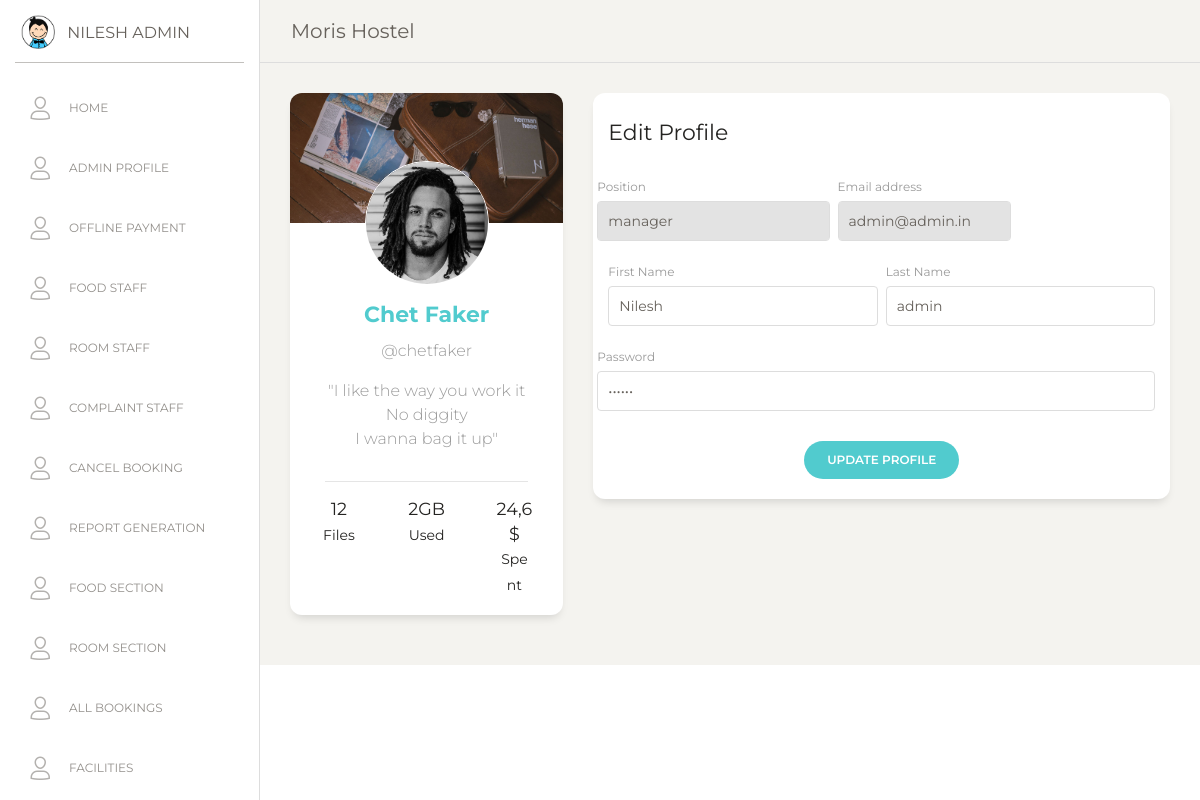
The page /staff/admin.php (signed in) on the database its author committed.
### tables this page shows
CREATE TABLE `staffs` (
  `s_id` bigint unsigned NOT NULL AUTO_INCREMENT,
  `s_f_name` varchar(255) DEFAULT NULL,
  `s_l_name` varchar(255) DEFAULT NULL,
  `s_e_mail` varchar(255) NOT NULL,
  `s_status` char(1) NOT NULL,
  `s_type_id` bigint unsigned NOT NULL,
  `s_password` varchar(255) NOT NULL,
  `s_created_at` timestamp NULL DEFAULT NULL,
  PRIMARY KEY (`s_id`),
  UNIQUE KEY `users_email_unique` (`s_e_mail`),
  KEY `s_type_id` (`s_type_id`),
  CONSTRAINT `staffs_ibfk_1` FOREIGN KEY (`s_type_id`) REFERENCES `staff_type` (`s_type_id`)
);

CREATE TABLE `staff_type` (
  `s_type_id` bigint unsigned NOT NULL AUTO_INCREMENT,
  `s_type_name` varchar(255) DEFAULT NULL,
  PRIMARY KEY (`s_type_id`)
);

### staff/admin.php (the view, shortened to what this page needs)
<?php
include '../connection.php';
?>
<!DOCTYPE html>
<html lang="en">
<head>
    <link href="https://maxcdn.bootstrapcdn.com/font-awesome/latest/css/font-awesome.min.css" rel="stylesheet">
    <link href="../assets/css/bootstrap.min.css" rel="stylesheet" />
    <link href="../assets/css/paper-dashboard.css?v=2.0.1" rel="stylesheet" />
    <link href="../assets/demo/demo.css" rel="stylesheet" />
</head>
<body class="">
    <div class="wrapper ">
        <?php include_once '../partials/sidebar.php' ?>
        <div class="main-panel">
            <nav class="navbar navbar-expand-lg navbar-absolute fixed-top navbar-transparent">
                <div class="container-fluid">
                    <div class="navbar-wrapper">
                        <a class="navbar-brand" href="javascript:;">Moris Hostel</a>
                    </div>
                </div>
            </nav>
            <div class="content">
                <div class="row">
                    <div class="col-md-4">
                        <div class="card card-user">
                            <div class="image">
                                <img src="../assets/img/damir-bosnjak.jpg" alt="...">
                            </div>
                            <div class="card-body">
                                <div class="author">
                                    <a href="#">
                                        <img class="avatar border-gray" src="./assets/img/mike.jpg" alt="...">
                                        <h5 class="title">Chet Faker</h5>
                                    </a>
                                    <p class="description">
                                        @chetfaker
                                    </p>
                                </div>
                                <p class="description text-center">
                                    "I like the way you work it <br>
                                    No diggity <br>
                                    I wanna bag it up"
                                </p>
                            </div>
                            <div class="card-footer">
                                <hr>
                                <div class="button-container">
                                    <div class="row">
                                        <div class="col-lg-3 col-md-6 col-6 ml-auto">
                                            <h5>12<br><small>Files</small></h5>
                                        </div>
                                        <div class="col-lg-4 col-md-6 col-6 ml-auto mr-auto">
                                            <h5>2GB<br><small>Used</small></h5>
                                        </div>
                                        <div class="col-lg-3 mr-auto">
                                            <h5>24,6$<br><small>Spent</small></h5>
                                        </div>
                                    </div>
                                </div>
                            </div>
                        </div>
                    </div>
                    <div class="col-md-8">
                        <div class="card card-user">
                            <div class="card-header">
                                <h5 class="card-title">Edit Profile</h5>
                            </div>
                            <div class="card-body">
                                <form action="" method="POST">
                                    <div class="row">
                                        <div class="col-md-5 px-1">
                                            <div class="form-group">
                                                <label>Position</label>
                                                <input type="text" class="form-control" value="<?php echo $row['s_type_name']; ?>" readonly>
                                            </div>
                                        </div>
                                        <div class="col-md-4 pl-1">
                                            <div class="form-group">
                                                <label for="exampleInputEmail1">Email address</label>
                                                <input type="email" name="email" class="form-control" placeholder="Email" value="<?php echo $row['s_e_mail']; ?>" readonly>
                                            </div>
                                        </div>
                                    </div>
                                    <div class="row">
                                        <div class="col-md-6 pr-1">
                                            <div class="form-group">
                                                <label>First Name</label>
                                                <input type="text" name="f_name" class="form-control" placeholder="Company" value="<?php echo $row['s_f_name']; ?>">
                                            </div>
                                        </div>
                                        <div class="col-md-6 pl-1">
                                            <div class="form-group">
                                                <label>Last Name</label>
                                                <input type="text" name="l_name" class="form-control" placeholder="Last Name" value="<?php echo $row['s_l_name']; ?>">
                                            </div>
                                        </div>
                                    </div>
                                    <div class="row">
                                        <div class="col-md-12 pl-1">
                                            <div class="form-group">
                                                <label>Password</label>
                                                <input type="password" name="password" class="form-control" placeholder="Enter New Password!" value="secure">
                                            </div>
                                        </div>
                                    </div>
                                    <div class="row">
                                        <div class="update ml-auto mr-auto">
                                            <input type="submit" name="request" value="Update Profile" class="btn btn-primary btn-round">
                                        </div>
                                    </div>
                                </form>
                            </div>
                        </div>
                    </div>
                </div>
            </div>
        </div>
    </div>
</body>
</html>

### partials/sidebar.php (shortened to what this page needs)
<div class="sidebar" data-color="white" data-active-color="danger">
    <div class="logo">
        <a href="https://www.creative-tim.com" class="simple-text logo-mini">
            <div class="logo-image-small">
                <img src="../assets/img/logo-small.png">
            </div>
        </a>
        <a href="" class="simple-text logo-normal">
            <?php $email = $_SESSION['staff'];
            $sql = "SELECT * FROM staffs inner join staff_type on staffs.s_type_id=staff_type.s_type_id where s_e_mail='$email'";
            $result = mysqli_query($conn, $sql);
            $row = mysqli_fetch_assoc($result);
            echo $row['s_f_name'] . " " . $row['s_l_name'];
            ?>
        </a>
    </div>
    <div class="sidebar-wrapper">
        <ul class="nav">
            <li class="">
                <a href="../index.php">
                    <i class="nc-icon nc-single-02"></i>
                    <p>Home</p>
                </a>
            </li>
            <li class="">
                <a href="./admin.php">
                    <i class="nc-icon nc-single-02"></i>
                    <p>Admin Profile</p>
                </a>
            </li>
             <?php if ($_SESSION['staff_type_id'] == '1') { ?>
                <li class="">
                    <a href="./offlinepayment.php">
                        <i class="nc-icon nc-single-02"></i>
                        <p>Offline Payment</p>
                    </a>
                </li>
            <?php } ?>
            <?php if ($_SESSION['staff_type_id'] == '1') { ?>
                <li class="">
                    <a href="./foodstaff.php">
                        <i class="nc-icon nc-single-02"></i>
                        <p>Food Staff</p>
                    </a>
                </li>
            <?php } ?>
            <?php if ($_SESSION['staff_type_id'] == '1') { ?>
                <li class="">
                    <a href="./roomstaff.php">
                        <i class="nc-icon nc-single-02"></i>
                        <p>Room Staff</p>
                    </a>
                </li>
            <?php } ?>
            <?php if ($_SESSION['staff_type_id'] == '1') { ?>
                <li class="">
                    <a href="./complaintstaff.php">
                        <i class="nc-icon nc-single-02"></i>
                        <p>Complaint Staff</p>
                    </a>
                </li>
            <?php } ?>
            <?php if ($_SESSION['staff_type_id'] == '1') { ?>
                <li class="">
                    <a href="./cancelbooking.php">
                        <i class="nc-icon nc-single-02"></i>
                        <p>Cancel Booking</p>
                    </a>
                </li>
            <?php } ?>
            <?php if ($_SESSION['staff_type_id'] == '1') { ?>
                <li class="">
                    <a href="./reportgeneration.php">
                        <i class="nc-icon nc-single-02"></i>
                        <p>Report Generation</p>
                    </a>
                </li>
            <?php } ?>
            <?php if ($_SESSION['staff_type_id'] == '1' || $_SESSION['staff_type_id'] == '3') { ?>
                <li class="">
                    <a href="./foodsection.php">
                        <i class="nc-icon nc-single-02"></i>
                        <p>Food Section</p>
                    </a>
                </li>
            <?php } ?>
            <?php if ($_SESSION['staff_type_id'] == '1'  || $_SESSION['staff_type_id'] == '2') { ?>
                <li class="">
                    <a href="./roomsection.php">
                        <i class="nc-icon nc-single-02"></i>
                        <p>Room Section</p>
                    </a>
                </li>
            <?php } ?>
            <?php if ($_SESSION['staff_type_id'] == '1'  || $_SESSION['staff_type_id'] == '2') { ?>
                <li class="">
                    <a href="./allbookings.php">
                        <i class="nc-icon nc-single-02"></i>
                        <p>All Bookings</p>
                    </a>
                </li>
            <?php } ?>
            <?php if ($_SESSION['staff_type_id'] == '1'  || $_SESSION['staff_type_id'] == '2') { ?>
                <li class="">
                    <a href="./facilities.php">
                        <i class="nc-icon nc-single-02"></i>
                        <p>Facilities</p>
                    </a>
                </li>
            <?php } ?>
        </ul>
    </div>
</div>

### rows shown on the page
staffs: s_f_name "NILESH", s_l_name "ADMIN", s_type.s_type_name "manager", email "admin@admin.in", f_name "Nilesh", l_name "admin"
